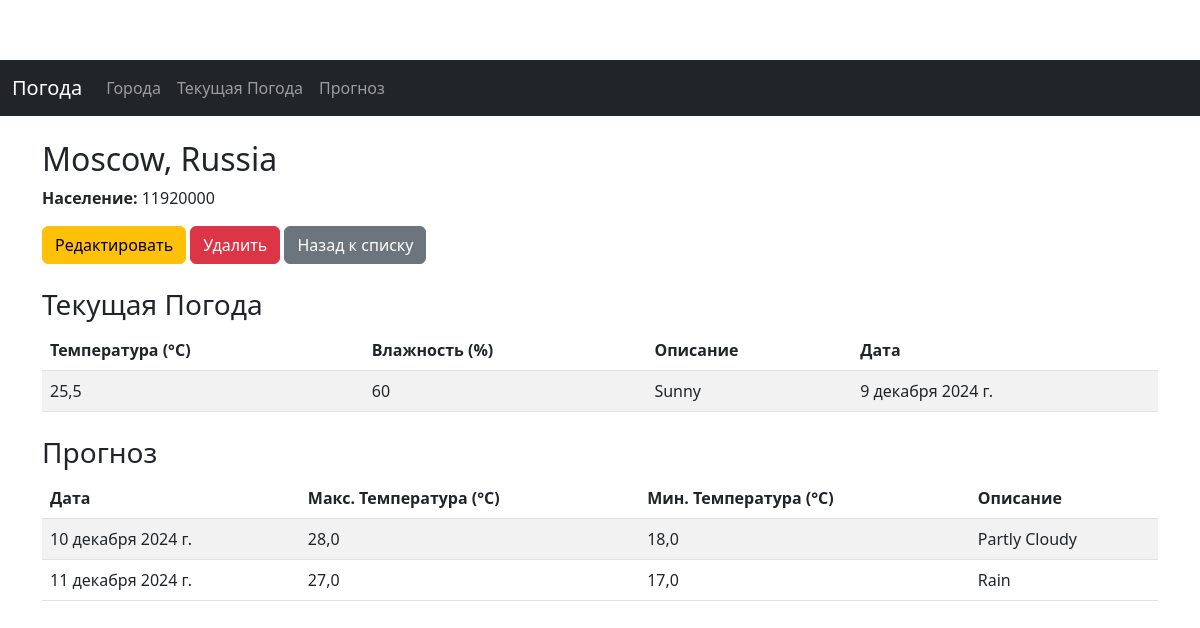
/cities/1/, run on the app's committed database.
### weather_app/models.py (models this page shows, shortened)
class City(models.Model):
    name = models.CharField(max_length=100, unique=True)
    country = models.CharField(max_length=100)
    population = models.PositiveIntegerField(null=True, blank=True)
    history = HistoricalRecords()

class Weather(models.Model):
    city = models.ForeignKey(City, related_name='weather', on_delete=models.CASCADE)
    temperature = models.FloatField()  # Температура в градусах Цельсия
    humidity = models.PositiveIntegerField()  # Влажность в процентах
    description = models.CharField(max_length=255)  # Описание погоды
    date = models.DateField(auto_now_add=True)
    history = HistoricalRecords()

class Forecast(models.Model):
    city = models.ForeignKey(City, related_name='forecasts', on_delete=models.CASCADE)
    date = models.DateField()
    high_temp = models.FloatField()
    low_temp = models.FloatField()
    description = models.CharField(max_length=255)
    history = HistoricalRecords()
    class Meta:
        unique_together = ('city', 'date')

### weather_app/views.py (the view)
# urls.py: path('cities/<int:pk>/', views.city_detail, name='city_detail'),
def city_detail(request, pk):
    city = get_object_or_404(City, pk=pk)
    weather = city.weather.all()
    forecasts = city.forecasts.all()
    return render(request, 'weather_app/city_detail.html', {'city': city, 'weather': weather, 'forecasts': forecasts})

### weather_app/templates/weather_app/city_detail.html (shortened to what this page needs)
{% extends 'weather_app/base.html' %}
{% block content %}
<h2>{{ city.name }}, {{ city.country }}</h2>
<p><strong>Население:</strong> {{ city.population }}</p>
<a href="{% url 'city_update' city.pk %}" class="btn btn-warning">Редактировать</a>
<a href="{% url 'city_delete' city.pk %}" class="btn btn-danger">Удалить</a>
<a href="{% url 'city_list' %}" class="btn btn-secondary">Назад к списку</a>
<h3 class="mt-4">Текущая Погода</h3>
<table class="table table-striped">
    <thead>
        <tr>
            <th>Температура (°C)</th>
            <th>Влажность (%)</th>
            <th>Описание</th>
            <th>Дата</th>
        </tr>
    </thead>
    <tbody>
        {% for weather in weather %}
        <tr>
            <td>{{ weather.temperature }}</td>
            <td>{{ weather.humidity }}</td>
            <td>{{ weather.description }}</td>
            <td>{{ weather.date }}</td>
        </tr>
        {% empty %}
        <tr>
            <td colspan="4">Данные о погоде отсутствуют.</td>
        </tr>
        {% endfor %}
    </tbody>
</table>
<h3 class="mt-4">Прогноз</h3>
<table class="table table-striped">
    <thead>
        <tr>
            <th>Дата</th>
            <th>Макс. Температура (°C)</th>
            <th>Мин. Температура (°C)</th>
            <th>Описание</th>
        </tr>
    </thead>
    <tbody>
        {% for forecast in forecasts %}
        <tr>
            <td>{{ forecast.date }}</td>
            <td>{{ forecast.high_temp }}</td>
            <td>{{ forecast.low_temp }}</td>
            <td>{{ forecast.description }}</td>
        </tr>
        {% empty %}
        <tr>
            <td colspan="4">Прогнозы отсутствуют.</td>
        </tr>
        {% endfor %}
    </tbody>
</table>
{% endblock %}

### weather_app/templates/weather_app/css/styles.css (style rules this page uses)
body { padding-top: 60px; }

### data on the page
City: name "Moscow", country "Russia", population "11920000"
Weather: temperature "25,5", humidity "60", description "Sunny", date "9 декабря 2024 г."
Forecast: date "10 декабря 2024 г.", high_temp "28,0", low_temp "18,0", description "Partly Cloudy"
Forecast: date "11 декабря 2024 г.", high_temp "27,0", low_temp "17,0", description "Rain"
